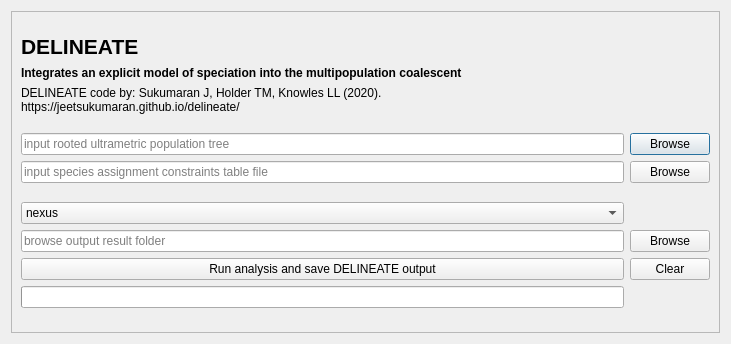
<?xml version="1.0" encoding="UTF-8"?>
<ui version="4.0">
 <class>Dialog</class>
 <widget class="QDialog" name="Dialog">
  <property name="geometry">
   <rect>
    <x>0</x>
    <y>0</y>
    <width>731</width>
    <height>344</height>
   </rect>
  </property>
  <property name="windowTitle">
   <string>Delineate species delimitation</string>
  </property>
  <layout class="QVBoxLayout" name="verticalLayout_2">
   <item>
    <widget class="QSplitter" name="splitter">
     <property name="orientation">
      <enum>Qt::Vertical</enum>
     </property>
     <widget class="QFrame" name="frame">
      <property name="frameShape">
       <enum>QFrame::StyledPanel</enum>
      </property>
      <property name="frameShadow">
       <enum>QFrame::Raised</enum>
      </property>
      <layout class="QHBoxLayout" name="horizontalLayout_2">
       <item>
        <layout class="QVBoxLayout" name="verticalLayout_3">
         <item>
          <layout class="QHBoxLayout" name="horizontalLayout">
           <item>
            <layout class="QVBoxLayout" name="verticalLayout">
             <item>
              <widget class="QLabel" name="label_4">
               <property name="font">
                <font>
                 <pointsize>16</pointsize>
                 <weight>75</weight>
                 <bold>true</bold>
                </font>
               </property>
               <property name="text">
                <string>DELINEATE </string>
               </property>
              </widget>
             </item>
             <item>
              <widget class="QLabel" name="label">
               <property name="font">
                <font>
                 <weight>75</weight>
                 <bold>true</bold>
                </font>
               </property>
               <property name="text">
                <string>Integrates an explicit model of speciation into the multipopulation coalescent</string>
               </property>
              </widget>
             </item>
             <item>
              <widget class="QLabel" name="label_2">
               <property name="text">
                <string>DELINEATE code by: Sukumaran J, Holder TM, Knowles LL (2020). 
https://jeetsukumaran.github.io/delineate/</string>
               </property>
              </widget>
             </item>
            </layout>
           </item>
           <item>
            <widget class="QLabel" name="label_3">
             <property name="maximumSize">
              <size>
               <width>100</width>
               <height>80</height>
              </size>
             </property>
             <property name="text">
              <string/>
             </property>
             <property name="pixmap">
              <pixmap>icons/copy_21mm.png</pixmap>
             </property>
             <property name="scaledContents">
              <bool>true</bool>
             </property>
            </widget>
           </item>
          </layout>
         </item>
         <item>
          <layout class="QGridLayout" name="gridLayout">
           <item row="0" column="1">
            <widget class="QPushButton" name="pushButton">
             <property name="text">
              <string>Browse</string>
             </property>
            </widget>
           </item>
           <item row="1" column="0">
            <widget class="QLineEdit" name="lineEdit_2">
             <property name="placeholderText">
              <string>input species assignment constraints table file</string>
             </property>
            </widget>
           </item>
           <item row="0" column="0">
            <widget class="QLineEdit" name="lineEdit">
             <property name="text">
              <string/>
             </property>
             <property name="placeholderText">
              <string>input rooted ultrametric population tree</string>
             </property>
            </widget>
           </item>
           <item row="1" column="1">
            <widget class="QPushButton" name="pushButton_2">
             <property name="text">
              <string>Browse</string>
             </property>
            </widget>
           </item>
          </layout>
         </item>
         <item>
          <layout class="QGridLayout" name="gridLayout_2">
           <item row="1" column="0">
            <widget class="QLineEdit" name="lineEdit_3">
             <property name="placeholderText">
              <string>browse output result folder</string>
             </property>
            </widget>
           </item>
           <item row="1" column="1">
            <widget class="QPushButton" name="pushButton_3">
             <property name="text">
              <string>Browse</string>
             </property>
            </widget>
           </item>
           <item row="2" column="0">
            <widget class="QPushButton" name="pushButton_4">
             <property name="styleSheet">
              <string notr="true"/>
             </property>
             <property name="text">
              <string>Run analysis and save DELINEATE output</string>
             </property>
            </widget>
           </item>
           <item row="2" column="1">
            <widget class="QPushButton" name="pushButton_5">
             <property name="text">
              <string>Clear</string>
             </property>
            </widget>
           </item>
           <item row="3" column="0">
            <widget class="QProgressBar" name="progressBar">
             <property name="maximum">
              <number>1</number>
             </property>
             <property name="value">
              <number>-1</number>
             </property>
             <property name="textVisible">
              <bool>false</bool>
             </property>
             <property name="format">
              <string/>
             </property>
            </widget>
           </item>
           <item row="0" column="0">
            <widget class="QComboBox" name="comboBox">
             <item>
              <property name="text">
               <string>nexus</string>
              </property>
             </item>
             <item>
              <property name="text">
               <string>newick</string>
              </property>
             </item>
            </widget>
           </item>
          </layout>
         </item>
        </layout>
       </item>
      </layout>
     </widget>
    </widget>
   </item>
  </layout>
 </widget>
 <resources>
  <include location="photo.qrc"/>
  <include location="photo.qrc"/>
 </resources>
 <connections/>
</ui>
